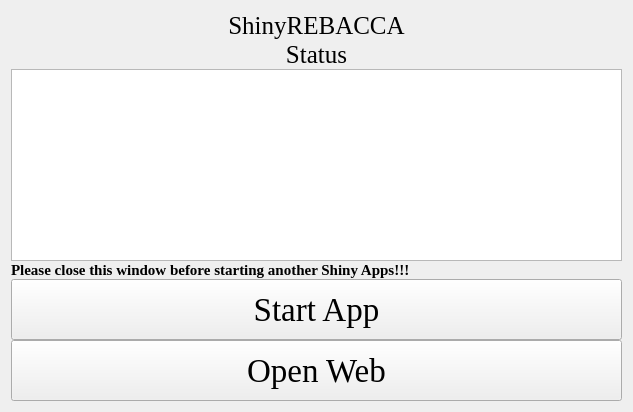
<?xml version="1.0" encoding="UTF-8"?>
<ui version="4.0">
 <class>Form</class>
 <widget class="QWidget" name="Form">
  <property name="geometry">
   <rect>
    <x>0</x>
    <y>0</y>
    <width>633</width>
    <height>412</height>
   </rect>
  </property>
  <property name="windowTitle">
   <string>Form</string>
  </property>
  <property name="styleSheet">
   <string notr="true">background-image: url(D:/tools/Pycharm/pyqt/logo/green_back.png);</string>
  </property>
  <layout class="QGridLayout" name="gridLayout_4">
   <property name="verticalSpacing">
    <number>0</number>
   </property>
   <item row="0" column="0">
    <layout class="QGridLayout" name="gridLayout_5">
     <property name="verticalSpacing">
      <number>0</number>
     </property>
     <item row="0" column="0" colspan="3">
      <widget class="QLabel" name="label">
       <property name="sizePolicy">
        <sizepolicy hsizetype="Preferred" vsizetype="Fixed">
         <horstretch>0</horstretch>
         <verstretch>0</verstretch>
        </sizepolicy>
       </property>
       <property name="font">
        <font>
         <family>Times New Roman</family>
         <pointsize>19</pointsize>
        </font>
       </property>
       <property name="text">
        <string>ShinyREBACCA</string>
       </property>
       <property name="alignment">
        <set>Qt::AlignCenter</set>
       </property>
      </widget>
     </item>
     <item row="3" column="0" colspan="3">
      <widget class="QLabel" name="label_4">
       <property name="sizePolicy">
        <sizepolicy hsizetype="Preferred" vsizetype="Fixed">
         <horstretch>0</horstretch>
         <verstretch>0</verstretch>
        </sizepolicy>
       </property>
       <property name="font">
        <font>
         <family>Times New Roman</family>
         <pointsize>19</pointsize>
        </font>
       </property>
       <property name="text">
        <string>Status</string>
       </property>
       <property name="alignment">
        <set>Qt::AlignCenter</set>
       </property>
      </widget>
     </item>
     <item row="5" column="0" rowspan="2" colspan="3">
      <widget class="QTextBrowser" name="textBrowser">
       <property name="styleSheet">
        <string notr="true">background-image: url(D:/Documents/Desktop/white.png)</string>
       </property>
      </widget>
     </item>
     <item row="7" column="0" colspan="3">
      <widget class="QLabel" name="label_3">
       <property name="sizePolicy">
        <sizepolicy hsizetype="Preferred" vsizetype="Fixed">
         <horstretch>0</horstretch>
         <verstretch>0</verstretch>
        </sizepolicy>
       </property>
       <property name="font">
        <font>
         <family>Times New Roman</family>
         <pointsize>11</pointsize>
         <weight>75</weight>
         <bold>true</bold>
        </font>
       </property>
       <property name="text">
        <string>Please close this window before starting another Shiny Apps!!!</string>
       </property>
      </widget>
     </item>
     <item row="8" column="0" colspan="3">
      <widget class="QPushButton" name="pushButton">
       <property name="sizePolicy">
        <sizepolicy hsizetype="Preferred" vsizetype="Preferred">
         <horstretch>0</horstretch>
         <verstretch>0</verstretch>
        </sizepolicy>
       </property>
       <property name="font">
        <font>
         <family>Times New Roman</family>
         <pointsize>25</pointsize>
        </font>
       </property>
       <property name="text">
        <string>Start App</string>
       </property>
      </widget>
     </item>
     <item row="9" column="0" colspan="3">
      <widget class="QPushButton" name="pushButton_2">
       <property name="sizePolicy">
        <sizepolicy hsizetype="Preferred" vsizetype="Preferred">
         <horstretch>0</horstretch>
         <verstretch>0</verstretch>
        </sizepolicy>
       </property>
       <property name="font">
        <font>
         <family>Times New Roman</family>
         <pointsize>25</pointsize>
        </font>
       </property>
       <property name="text">
        <string>Open Web</string>
       </property>
      </widget>
     </item>
    </layout>
   </item>
  </layout>
 </widget>
 <resources/>
 <connections/>
</ui>
